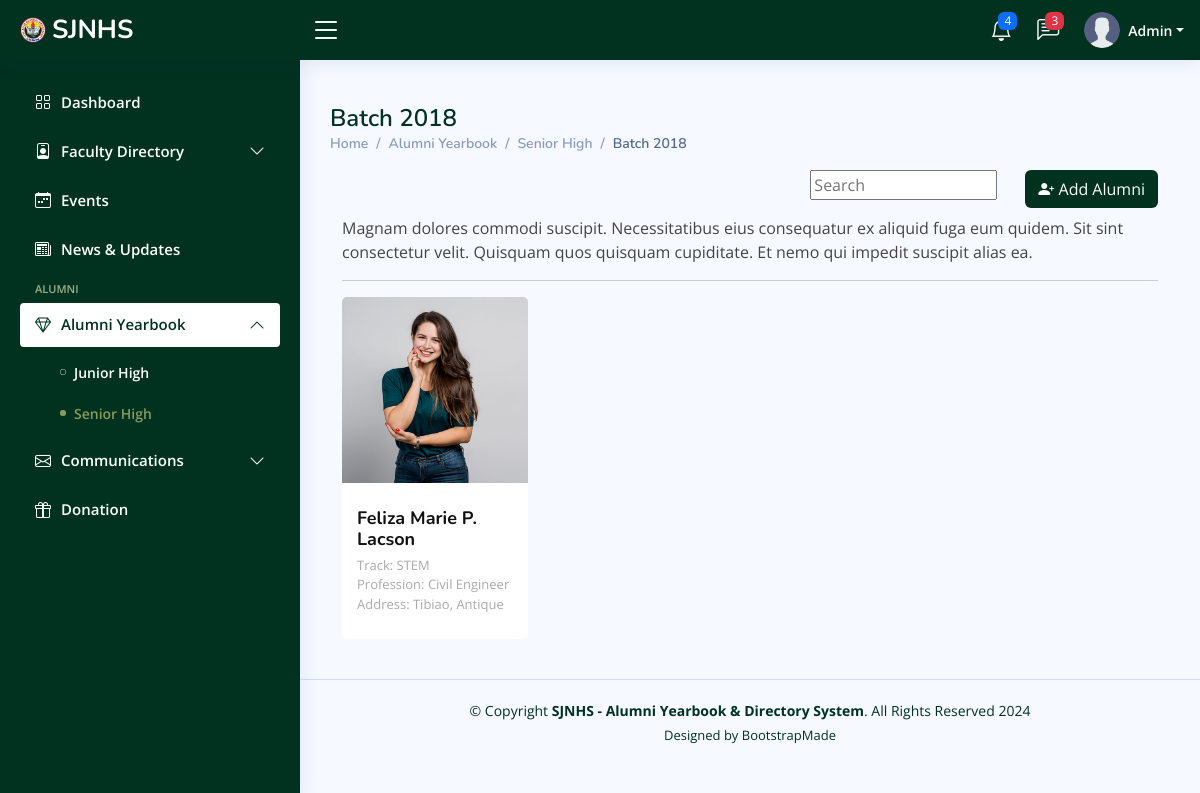
/admin/alumni-shs-view.php?batch=2018 (signed in), run on an earlier commit of the app's database.
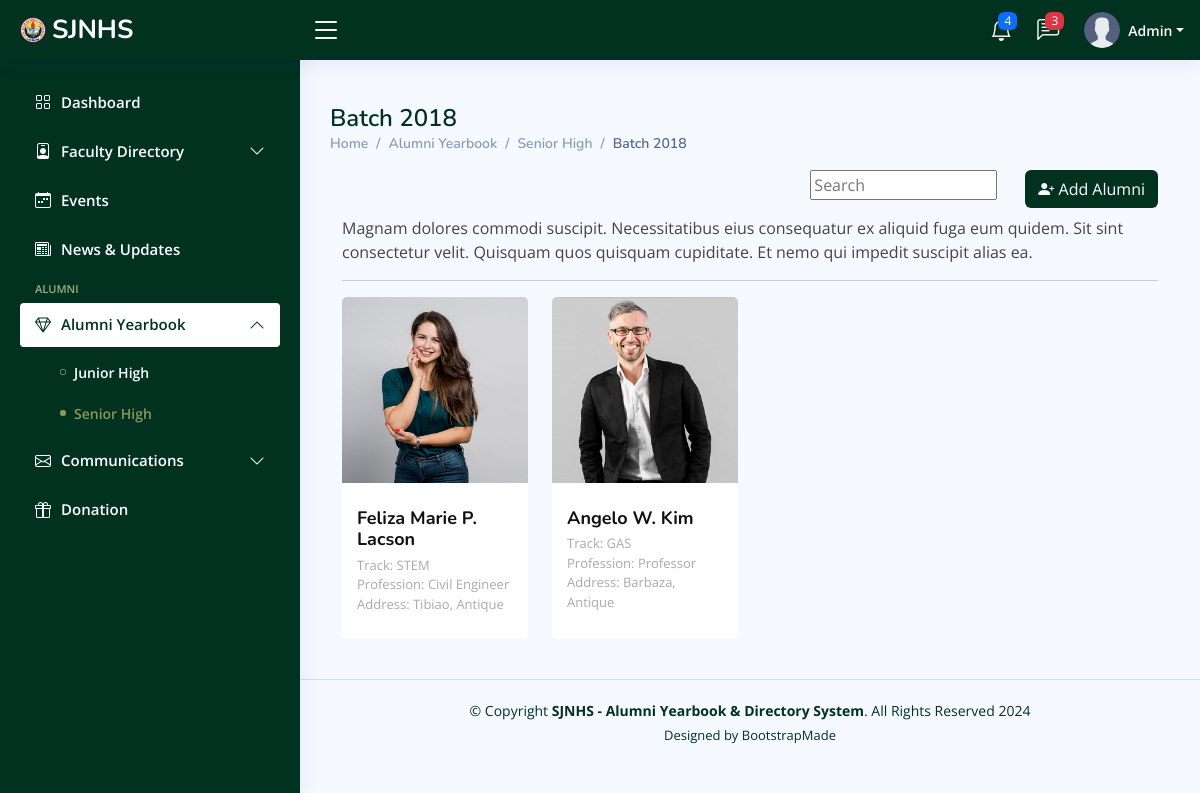
And on a later commit of the database.
### tables this page shows
CREATE TABLE `alumni_shs` (
  `id` int(11) NOT NULL,
  `alumni_id` varchar(255) NOT NULL,
  `firstname` varchar(255) NOT NULL,
  `middlename` varchar(255) NOT NULL,
  `lastname` varchar(255) NOT NULL,
  `email` varchar(255) NOT NULL,
  `password` varchar(255) NOT NULL,
  `phone_num` varchar(255) NOT NULL,
  `year_graduated` year(4) NOT NULL,
  `track` varchar(255) NOT NULL,
  `profession` varchar(255) NOT NULL,
  `marital_stat` varchar(255) NOT NULL,
  `address` varchar(255) NOT NULL,
  `profile_picture` varchar(255) NOT NULL,
  `user_status` varchar(255) NOT NULL,
  `date_created` timestamp NOT NULL DEFAULT current_timestamp()
);

### admin/alumni-shs-view.php (the view, shortened to what the changed rows need)
<?php
include_once 'includes/header.php';
include_once 'includes/conn.php';
?>
<main id="main" class="main">
    <div class="pagetitle">
        <h1>Batch <?php echo isset($_GET['batch']) ? $_GET['batch'] : ''; ?></h1>
    </div>
    <section class="section dashboard">
        <div class="row">
            <div class="col-lg-12">
                <div id="user" class="user">
                    <div class="container" data-aos="fade-up">
                        <div class="row">
                            <?php
                                $sql = "SELECT * FROM alumni_shs WHERE `year_graduated` = '$_GET[batch]'";
                                $result = mysqli_query($conn, $sql);
                                if (mysqli_num_rows($result) > 0) {
                                    while ($row = mysqli_fetch_assoc($result)) {
                                        $middlenameInitial = substr($row['middlename'], 0, 1);
                                        ?>
                            <div class="col-lg-3 col-md-6 d-flex align-items-stretch">
                                <div class="member" data-aos="fade-up" data-aos-delay="100">
                                    <div class="member-img">
                                        <img src="<?php echo $row['profile_picture']; ?>" class="img-fluid" alt="">
                                    </div>
                                    <div class="member-info">
                                        <h4><?php echo $row['firstname'] . " " . $middlenameInitial . ". " . $row['lastname']; ?>
                                        </h4>
                                        <span><?php echo "Track: " . $row['track']; ?></span>
                                        <span><?php echo "Profession: " . $row['profession']; ?></span>
                                        <span><?php echo "Address: " . $row['address']; ?></span>
                                    </div>
                                </div>
                            </div>
                            <?php
                                }
                            } else {
                            echo "No alumni members found.";
                            }
                            ?>
                        </div>
                    </div>
                </div>
            </div>
    </section>
</main>
<?php
include_once 'includes/footer.php';
?>

What changed in the data, as far as the page shows it:
added alumni_shs: profile_picture (picture), firstname "Angelo", middlename "W", lastname "Kim", track "GAS", profession "Professor", address "Barbaza, Antique"
